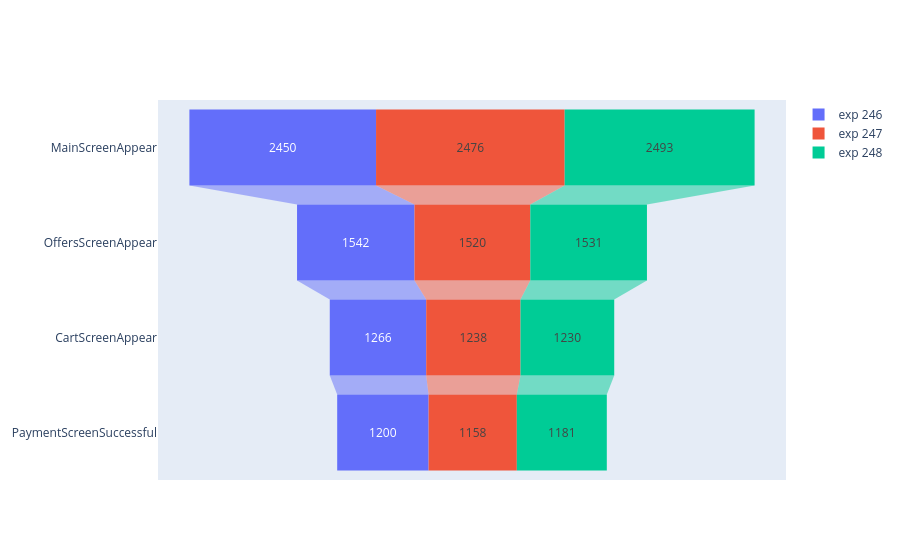

Write notebook code for a chart like this one.
### Code cell
# построим пользовательскую воронку по 3-ем исследуемым группам - изучим как отсеиваются пользователи
# на разных этапах
fig = go.Figure()

fig.add_trace(go.Funnel(
    name = 'exp 246',
    y = funnel_246['event_name'],
    x = funnel_246['total_users'],
    ))

fig.add_trace(go.Funnel(
    name = 'exp 247',
    y = funnel_247['event_name'],
    x = funnel_247['total_users'],
    ))

fig.add_trace(go.Funnel(
    name = 'exp 248',
    y = funnel_248['event_name'],
    x = funnel_248['total_users'],
    ))

fig.show()

### Figure 1 — Plotly figure (JSON) as saved in the notebook; plotly's stock layout.template omitted (floating-point values rounded to 4 significant figures)
{"data": [{"name": "exp 246", "type": "funnel", "x": [2450, 1542, 1266, 1200], "y": ["MainScreenAppear", "OffersScreenAppear", "CartScreenAppear", "PaymentScreenSuccessful"]}, {"name": "exp 247", "type": "funnel", "x": [2476, 1520, 1238, 1158], "y": ["MainScreenAppear", "OffersScreenAppear", "CartScreenAppear", "PaymentScreenSuccessful"]}, {"name": "exp 248", "type": "funnel", "x": [2493, 1531, 1230, 1181], "y": ["MainScreenAppear", "OffersScreenAppear", "CartScreenAppear", "PaymentScreenSuccessful"]}], "layout": {}}
